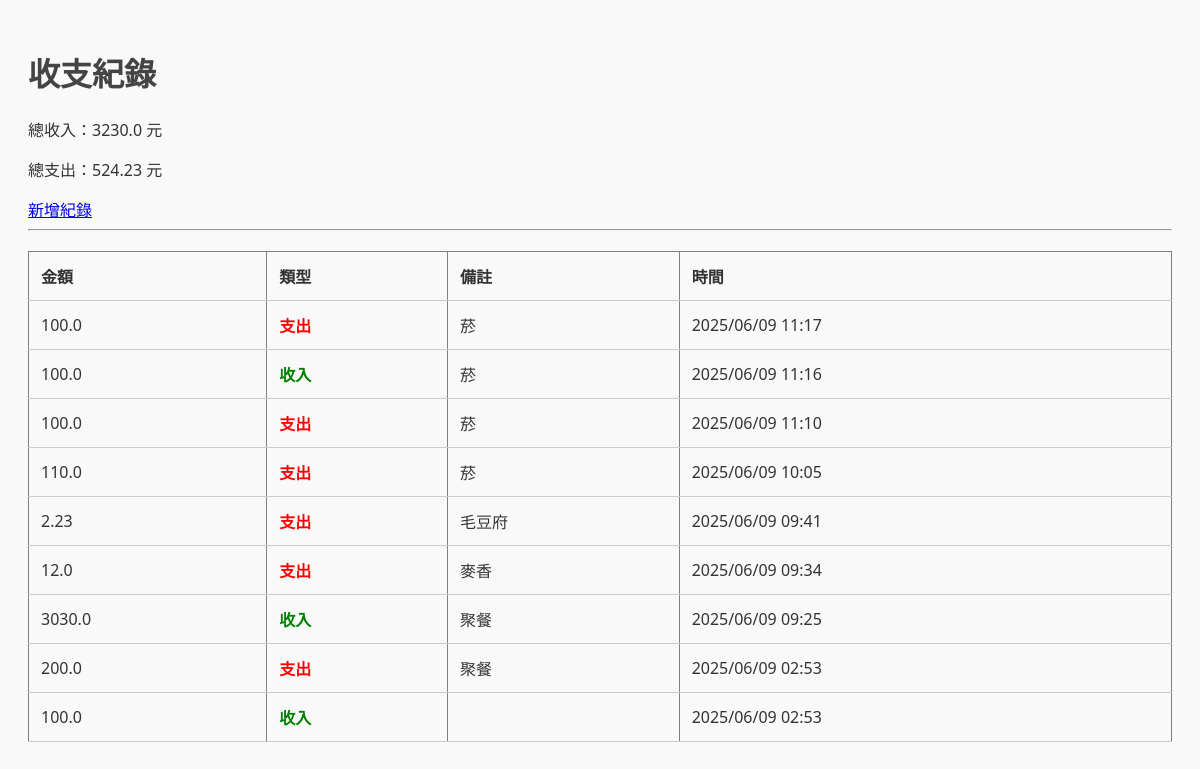
Before: / with the older database file.
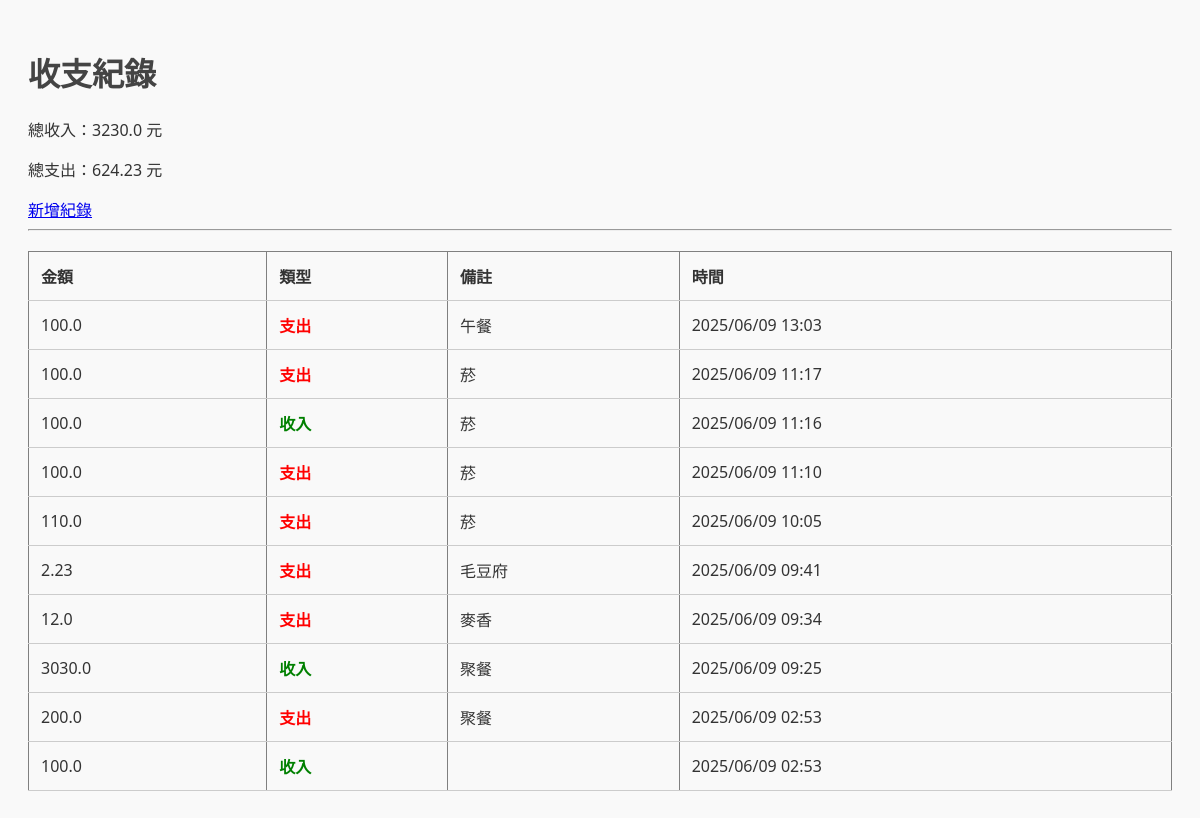
After: the same page with the newer database file.
### tables this page shows
CREATE TABLE records (
                id INTEGER PRIMARY KEY AUTOINCREMENT,
                amount REAL NOT NULL,
                type TEXT NOT NULL,
                note TEXT,
                timestamp DATETIME DEFAULT CURRENT_TIMESTAMP
            );

### app.py (the view)
@app.route('/')
def index():
    with sqlite3.connect(DB_NAME) as conn:
        c = conn.cursor()
        c.execute("SELECT * FROM records ORDER BY timestamp DESC")
        records = c.fetchall()
        taiwan = pytz.timezone('Asia/Taipei')
        records = [
            (r[0], r[1], r[2], r[3],
             datetime.strptime(r[4], "%Y-%m-%d %H:%M:%S").replace(tzinfo=pytz.utc).astimezone(taiwan).strftime("%Y/%m/%d %H:%M"))
            for r in records
        ]
        c.execute("SELECT SUM(amount) FROM records WHERE type='收入'")
        income = c.fetchone()[0] or 0
        c.execute("SELECT SUM(amount) FROM records WHERE type='支出'")
        expense = c.fetchone()[0] or 0
    return render_template('index.html', records=records, income=income, expense=expense)

### templates/index.html (shortened to what this page needs)
<!DOCTYPE html>
<html>
<head>
    <link rel="stylesheet" href="{{ url_for('static', filename='style.css') }}">
</head>
<body>
    <h1>收支紀錄</h1>
    <p>總收入：{{ income }} 元</p>
    <p>總支出：{{ expense }} 元</p>
    <a href="/add">新增紀錄</a>
    <hr>
    <table border="1">
        <tr>
            <th>金額</th><th>類型</th><th>備註</th><th>時間</th>
        </tr>
        {% for r in records %}
        <tr>
            <td>{{ r[1] }}</td>
            <td class="{{ 'income' if r[2] == '收入' else 'expense' }}">{{ r[2] }}</td>
            <td>{{ r[3] }}</td>
            <td>{{ r[4] }}</td>
        </tr>
        {% endfor %}
    </table>
</body>
</html>

Changed rows visible on the page:
added records: amount "100.0", type "支出", note "午餐", timestamp "2025/06/09 13:03"
Other visible differences:
{{ expense }}: "524.23" → "624.23"
